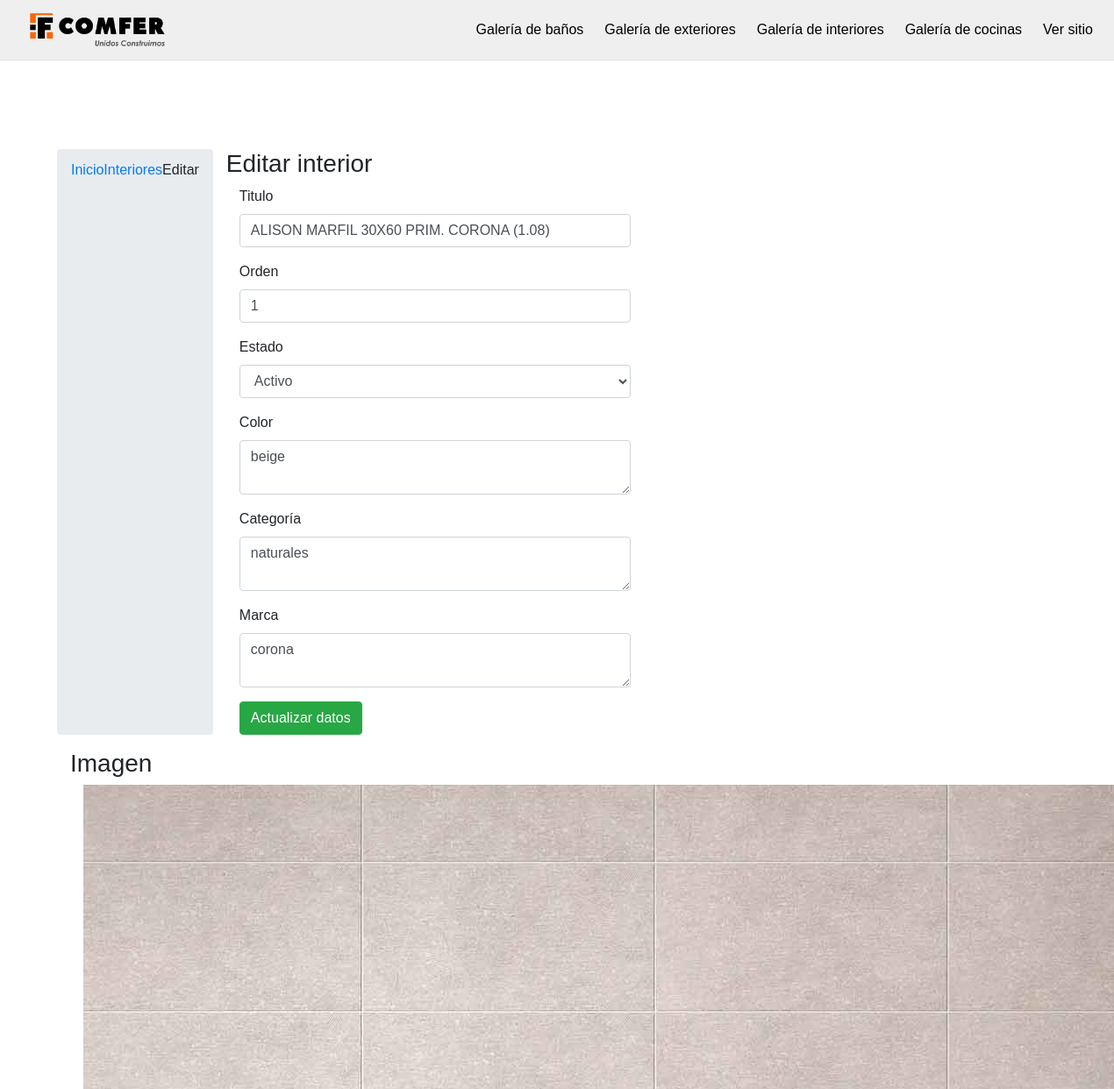
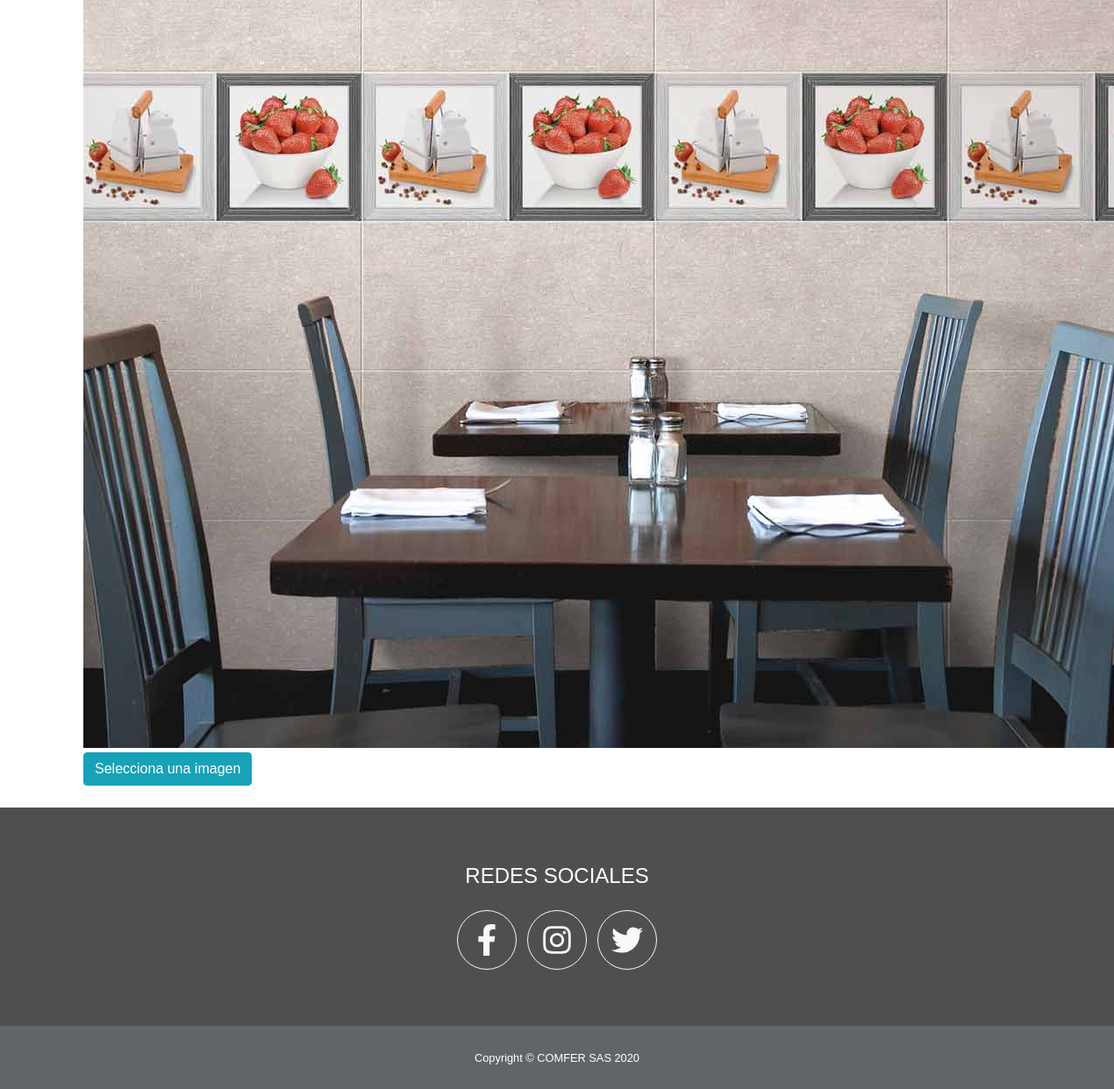
The page /admin/interioredit.php?id=4 on the database its author committed (2 pictures, top to bottom).
### tables this page shows
CREATE TABLE `interior` (
  `id` int(11) NOT NULL,
  `titulo` varchar(50) NOT NULL,
  `url_image` varchar(255) NOT NULL,
  `estado` int(1) NOT NULL,
  `orden` int(2) NOT NULL,
  `color` varchar(50) NOT NULL,
  `categoria` varchar(50) NOT NULL,
  `marca` varchar(50) NOT NULL
);

### admin/interioredit.php (the view, shortened to what this page needs)
<?php
include("../conexion.php");
$id_interior = intval($_GET['id']);
$sql = mysqli_query($con, "select * from interior where id='$id_interior' limit 0,1");
$rw = mysqli_fetch_array($sql);
$titulo = $rw['titulo'];
$color = $rw['color'];
$categoria = $rw['categoria'];
$marca = $rw['marca'];
$url_image = $rw['url_image'];
$orden = intval($rw['orden']);
$estado = intval($rw['estado']);
include("top_menu.php");
?>
<div class="container add">
	<div class="row">
		<ol class="breadcrumb">
			<li><a href="#">Inicio</a></li>
			<li><a href="interiorlist.php">Interiores</a></li>
			<li class="active">Editar</li>
		</ol>
		<div class="col-md-7">
			<h3><span class="glyphicon glyphicon-edit"></span> Editar interior</h3>
			<form class="form-horizontal" id="editar_interior">
				<div class="form-group">
					<label for="titulo" class="col-sm-3 control-label">Titulo</label>
					<div class="col-sm-9">
						<input type="text" class="form-control" id="titulo" value="<?php echo $titulo; ?>" required name="titulo">
					</div>
				</div>
				<div class="form-group">
					<label for="orden" class="col-sm-3 control-label">Orden</label>
					<div class="col-sm-9">
						<input type="number" class="form-control" id="orden" name="orden" value="<?php echo $orden; ?>">
					</div>
				</div>
				<div class="form-group">
					<label for="estado" class="col-sm-3 control-label">Estado</label>
					<div class="col-sm-9">
						<select class="form-control" id="estado" required name="estado">
							<option value="1" <?php if ($estado == 1) {
													echo "selected";
												} ?>>Activo</option>
						</select>
					</div>
				</div>
				<div class="form-group">
					<label for="titulo" class="col-sm-3 control-label">Color</label>
					<div class="col-sm-9">
						<textarea class='form-control' name="color" id="color" required rows=2><?php echo $color; ?></textarea>
					</div>
				</div>
				<div class="form-group">
					<label for="titulo" class="col-sm-3 control-label">Categoría</label>
					<div class="col-sm-9">
						<textarea class='form-control' name="categoria" id="categoria" required rows=2><?php echo $categoria; ?></textarea>
					</div>
				</div>
				<div class="form-group">
					<label for="titulo" class="col-sm-3 control-label">Marca</label>
					<div class="col-sm-9">
						<textarea class='form-control' name="marca" id="marca" required rows=2><?php echo $marca; ?></textarea>
					</div>
				</div>
				<div class="form-group">
					<div class="col-sm-offset-3 col-sm-9">
						<button type="submit" class="btn btn-success">Actualizar datos</button>
					</div>
				</div>
			</form>
		</div>
		<div class="col-md-5">
			<h3><span class="glyphicon glyphicon-picture"></span> Imagen</h3>
			<form class="form-vertical">
				<div class="form-group">
					<div class="col-sm-12">
						<div class="fileinput fileinput-new" data-provides="fileinput">
							<div class="fileinput-new thumbnail" style="max-width: 100%;">
								<img class="img-rounded" src="../img/banner/<?php echo $url_image; ?>" />
							</div>
							<div>
								<span class="btn btn-info btn-file"><span class="fileinput-new">Selecciona una imagen</span>
									<span class="fileinput-exists" onclick="upload_image();">Cambiar imagen</span><input type="file" name="fileToUpload" id="fileToUpload" required onchange="upload_image();"></span>
							</div>
						</div>
					</div>
				</div>
			</form>
		</div>
	</div>
</div>
<?php include("footer.php"); ?>

### admin/css/navbar-fixed-top.css (style rules this page uses)
body { min-height: 200px; padding-top: 70px; }

### admin/css/preview-image.css (style rules this page uses)
.btn-file { position: relative; overflow: hidden; vertical-align: middle; }
.fileinput { display: inline-block; margin-bottom: 9px; }
.fileinput .thumbnail { display: inline-block; margin-bottom: 5px; overflow: hidden; text-align: center; vertical-align: middle; }
.fileinput .thumbnail > img { max-height: 100%; }
.fileinput .btn { vertical-align: middle; }

### admin/top_menu.php (style rules this page uses)
* { font-weight: 300; font-family: "Maven Pro", sans-serif; margin: 0; padding: 0; }
.add { margin-top: 100px; }

### rows shown on the page
interior: titulo "ALISON MARFIL 30X60 PRIM. CORONA (1.08)", orden "1", estado "Activo", color "beige", categoria "naturales", marca "corona", url_image (picture)
